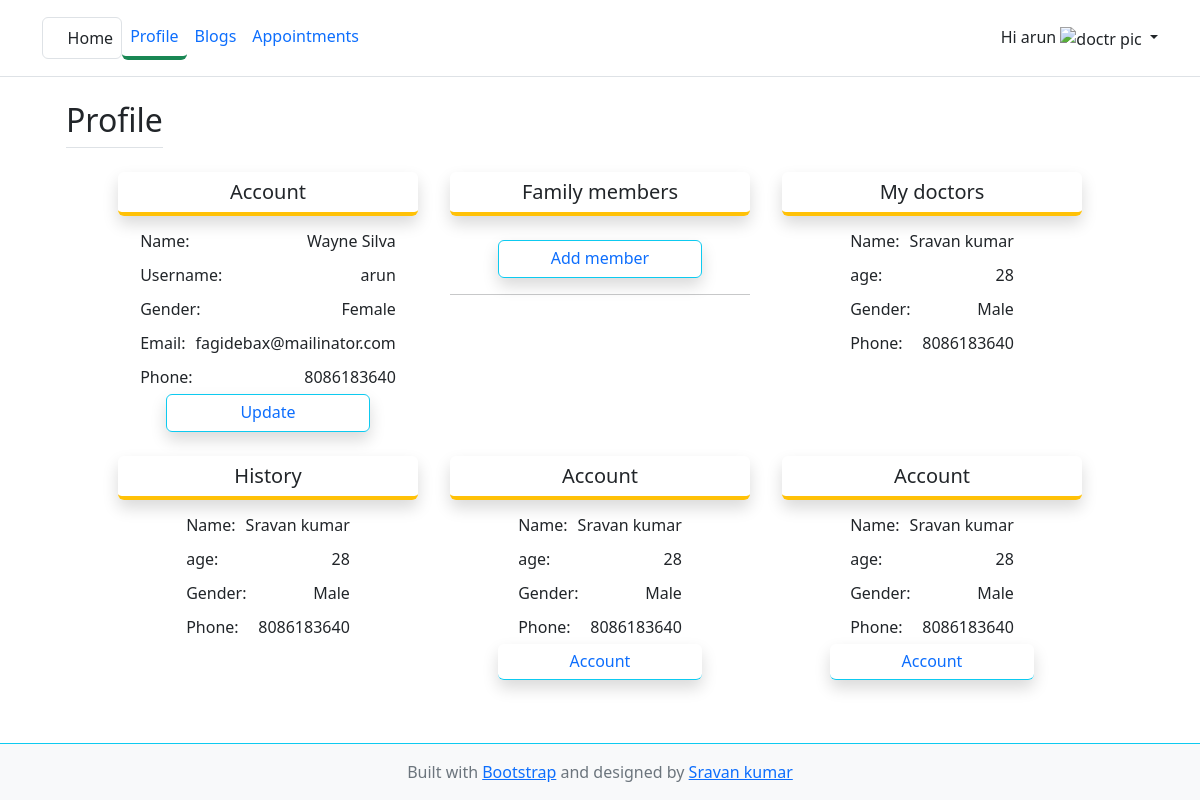
The app's page /profile/ (signed in), older data.
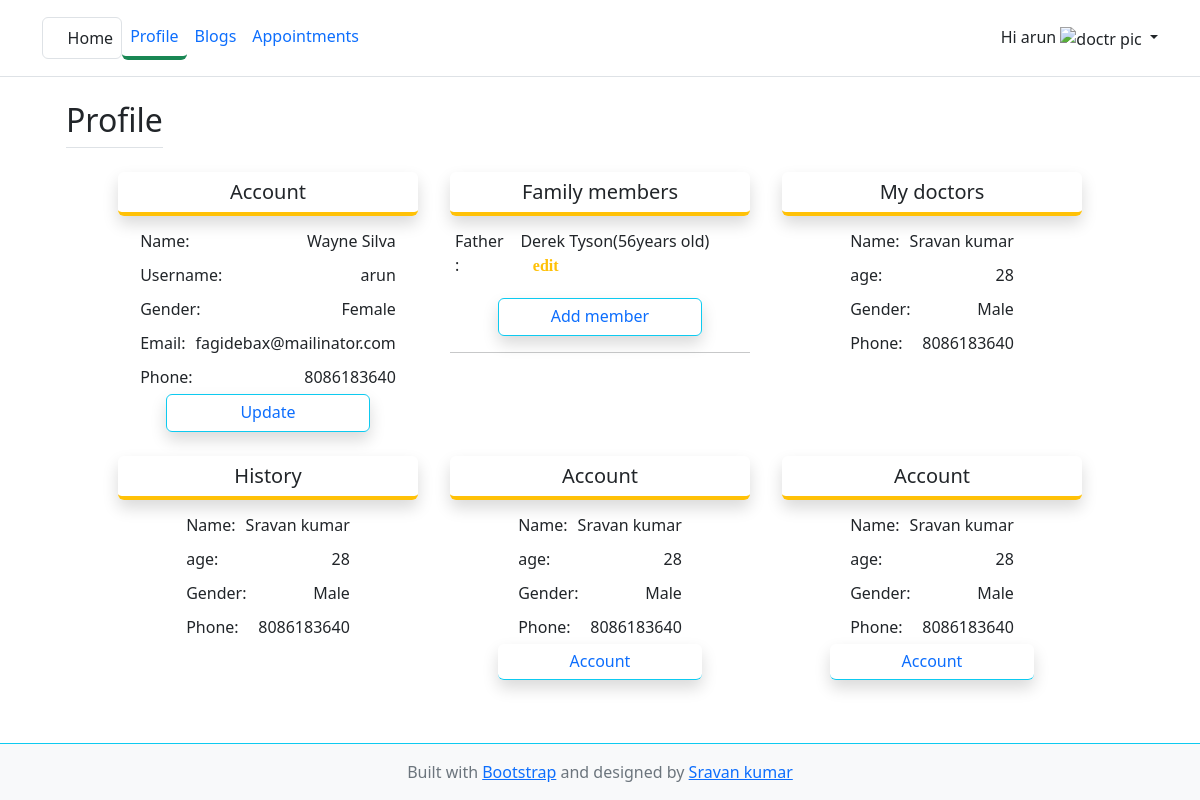
The same page, newer data.
### patients/models.py (models this page shows)
class FamilyMembers(models.Model):
    relation_with = models.ForeignKey(CustomUser, on_delete=models.CASCADE)
    relation = models.CharField(max_length=50)
    name = models.CharField(max_length=100)
    age = models.PositiveIntegerField()

### patients/views.py (the view)
# urls.py: path('profile/', views.UserProfileView.as_view(), name='profile'),
class UserProfileView(TemplateView):
    template_name = 'patient/profile.html'
    def get_context_data(self, **kwargs):
        context = super().get_context_data(**kwargs)
        context['members'] = FamilyMembers.objects.filter(relation_with=self.request.user.id)
        return context

### doctors/context_preprocessor.py (called while the page is built)
def specialised_categories(request):
    categories = Specialities.objects.all()
    form = DoctorDetailsForm()
    doctor = Doctors.objects.all()
    context = {
        'fm': form,
        'specialisations': categories,
        'doctors': doctor
    }
    return context

### templates/patient/profile.html (shortened to what the changed rows need)
{% extends 'patient/base.html' %}
{% block content %}
<div class="container px-4 py-2" id="icon-grid">
    <div class="d-flex">
        <h2 class="pb-2 border-bottom">Profile</h2>
    </div>
    <div class="row px-5">
            <div class="col-lg-4 px-md-3 mt-3">
                <div>
                    <table cellpadding="5" class="m-auto">
                        {% for member in members %}
                        <tr class="d-flex justify-content-between align-items-center">
                            <td>{{ member.relation }} :</td>
                            <td>
                                {{ member.name }}({{ member.age }}years old)
                                <a href="{% url 'patient:member-update' member.id %}" class="text-warning">
                                    <i class="fa fa-info-circle" aria-hidden="true">edit</i>
                                </a>
                            </td>
                        </tr>
                        {% endfor %}
                    </table>
                </div>
            </div>
    </div>
</div>
{% endblock %}

Row changes from the older to the newer data that the page shows:
added FamilyMembers: relation "Father", name "Derek Tyson", age "56"
